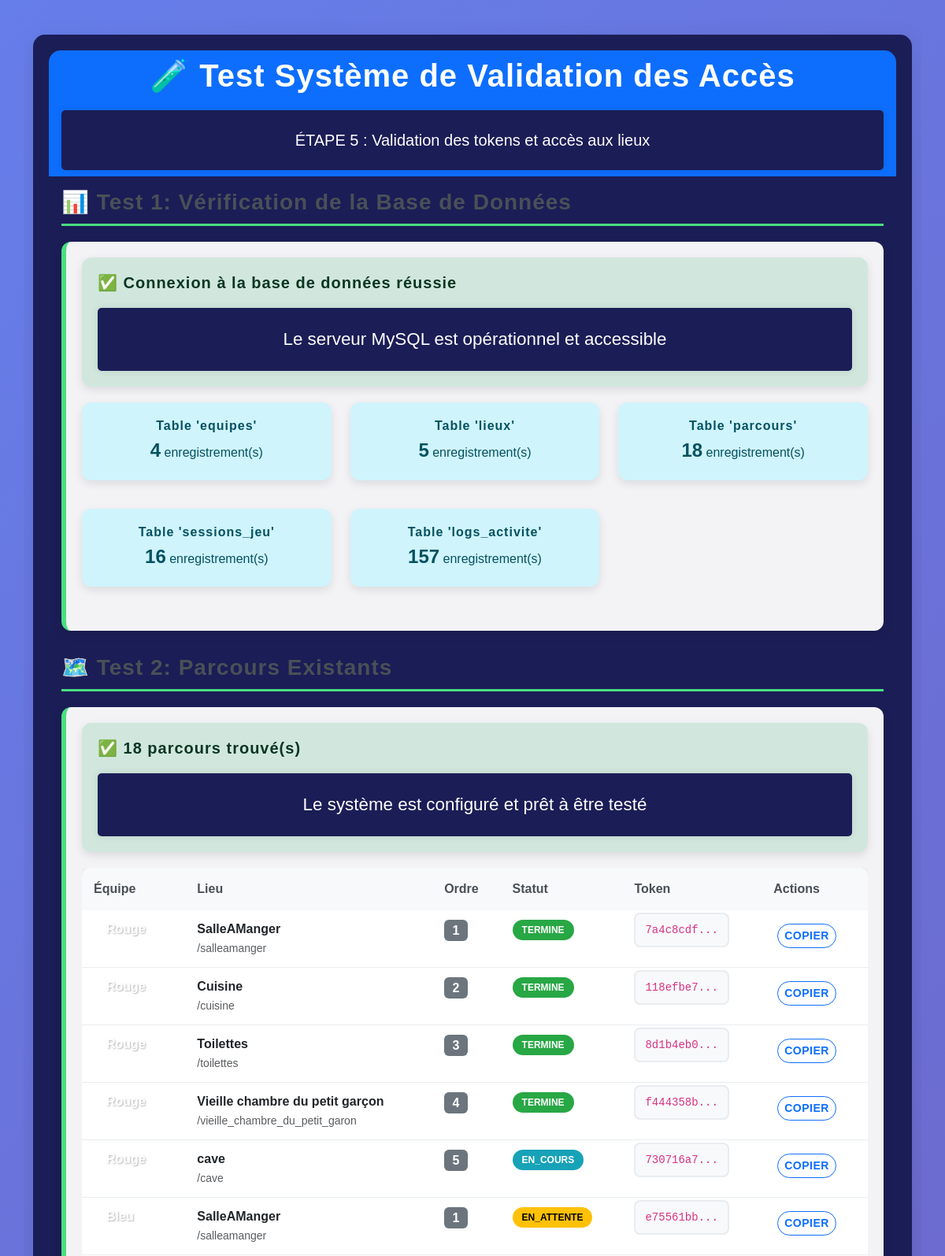
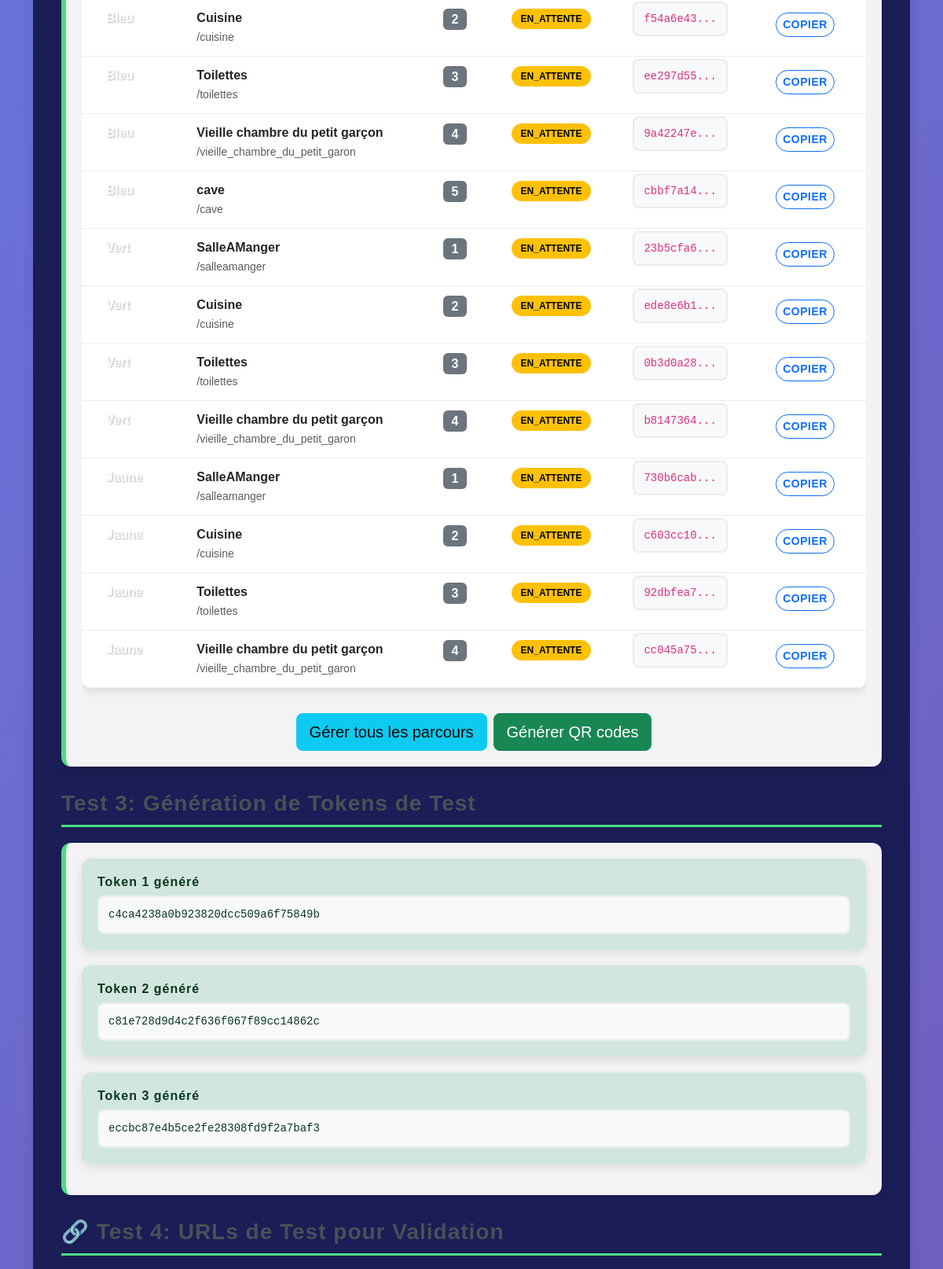
Screenshot of /scripts/test_access_validation.php (upper part) with the database file from the repository (2 pictures, top to bottom).
### tables this page shows
CREATE TABLE `parcours` (
  `id` int NOT NULL AUTO_INCREMENT,
  `equipe_id` int NOT NULL,
  `lieu_id` int NOT NULL,
  `ordre_visite` int NOT NULL COMMENT 'Ordre de visite pour cette équipe',
  `token_acces` varchar(255) NOT NULL COMMENT 'Token unique pour accéder au lieu',
  `qr_code_generer` tinyint(1) DEFAULT '0',
  `statut` enum('en_attente','en_cours','termine','echec','parcours_termine') DEFAULT 'en_attente',
  `temps_debut` timestamp NULL DEFAULT NULL COMMENT 'Début du timer',
  `temps_fin` timestamp NULL DEFAULT NULL COMMENT 'Fin du timer',
  `temps_ecoule` int DEFAULT '0' COMMENT 'Temps écoulé en secondes',
  `score_obtenu` int DEFAULT '0',
  `created_at` timestamp NULL DEFAULT CURRENT_TIMESTAMP,
  `updated_at` timestamp NULL DEFAULT CURRENT_TIMESTAMP ON UPDATE CURRENT_TIMESTAMP,
  PRIMARY KEY (`id`),
  UNIQUE KEY `token_acces` (`token_acces`),
  UNIQUE KEY `unique_equipe_lieu` (`equipe_id`,`lieu_id`),
  KEY `lieu_id` (`lieu_id`),
  KEY `idx_token` (`token_acces`),
  KEY `idx_statut` (`statut`),
  KEY `idx_ordre` (`ordre_visite`),
  CONSTRAINT `parcours_ibfk_1` FOREIGN KEY (`equipe_id`) REFERENCES `equipes` (`id`) ON DELETE CASCADE,
  CONSTRAINT `parcours_ibfk_2` FOREIGN KEY (`lieu_id`) REFERENCES `lieux` (`id`) ON DELETE CASCADE
);

CREATE TABLE `equipes` (
  `id` int NOT NULL AUTO_INCREMENT,
  `nom` varchar(50) NOT NULL,
  `couleur` varchar(20) NOT NULL,
  `mot_de_passe` varchar(255) NOT NULL,
  `statut` enum('active','inactive','terminee') DEFAULT 'active',
  `temps_total` int DEFAULT '0' COMMENT 'Temps total en secondes',
  `score` int DEFAULT '0',
  `created_at` timestamp NULL DEFAULT CURRENT_TIMESTAMP,
  `updated_at` timestamp NULL DEFAULT CURRENT_TIMESTAMP ON UPDATE CURRENT_TIMESTAMP,
  PRIMARY KEY (`id`),
  UNIQUE KEY `nom` (`nom`),
  KEY `idx_nom` (`nom`),
  KEY `idx_statut` (`statut`)
);

CREATE TABLE `lieux` (
  `id` int NOT NULL AUTO_INCREMENT,
  `nom` varchar(100) NOT NULL,
  `slug` varchar(100) NOT NULL COMMENT 'URL friendly',
  `description` text,
  `ordre` int DEFAULT '0' COMMENT 'Ordre dans le parcours',
  `temps_limite` int DEFAULT '300' COMMENT 'Temps limite en secondes',
  `enigme_requise` tinyint(1) DEFAULT '0',
  `statut` enum('actif','inactif') DEFAULT 'actif',
  `created_at` timestamp NULL DEFAULT CURRENT_TIMESTAMP,
  `updated_at` timestamp NULL DEFAULT CURRENT_TIMESTAMP ON UPDATE CURRENT_TIMESTAMP,
  `reponse_enigme` varchar(10) DEFAULT 'B' COMMENT 'Réponse correcte de l''énigme (A, B, C, D)',
  `enigme_texte` text COMMENT 'Texte de l''énigme',
  `options_enigme` json DEFAULT NULL COMMENT 'Options de réponse de l''énigme',
  `enigme_id` int DEFAULT NULL,
  `delai_indice` int DEFAULT '6' COMMENT 'Délai en minutes avant disponibilité de l''indice',
  PRIMARY KEY (`id`),
  UNIQUE KEY `nom` (`nom`),
  UNIQUE KEY `slug` (`slug`),
  KEY `idx_slug` (`slug`),
  KEY `idx_ordre` (`ordre`),
  KEY `idx_statut` (`statut`)
);

### scripts/test_access_validation.php (the view, shortened to what this page needs)
<?php
require_once '../config/connexion.php';
?>
<!DOCTYPE html>
<html lang="fr">
<head>
    <link href="https://cdn.jsdelivr.net/npm/bootstrap@5.3.0/dist/css/bootstrap.min.css" rel="stylesheet">
    <link rel="stylesheet" href="../styles/style.css">
</head>
<body>
    <div class="container mt-4">
        <div class="row">
            <div class="col-12">
                <div class="card">
                    <div class="card-header bg-primary text-white">
                        <h1 class="text-center mb-2">🧪 Test Système de Validation des Accès</h1>
                        <p class="text-center mb-0 fs-5">ÉTAPE 5 : Validation des tokens et accès aux lieux</p>
                    </div>
                    <div class="card-body">
                        <div class="test-section">
                            <h3 class="section-title">📊 Test 1: Vérification de la Base de Données</h3>
                            <div class="info-card">
                                <?php
                                try {
                                    $pdo->query("SELECT 1");
                                    echo "<div class='alert alert-success alert-custom'>";
                                    echo "<h5 class='mb-2'>✅ Connexion à la base de données réussie</h5>";
                                    echo "<p class='mb-0'>Le serveur MySQL est opérationnel et accessible</p>";
                                    echo "</div>";
                                    $tables = ['equipes', 'lieux', 'parcours', 'sessions_jeu', 'logs_activite'];
                                    echo "<div class='row'>";
                                    foreach ($tables as $table) {
                                        try {
                                            $stmt = $pdo->query("SELECT COUNT(*) FROM $table");
                                            $count = $stmt->fetchColumn();
                                            echo "<div class='col-md-4 mb-3'>";
                                            echo "<div class='alert alert-info alert-custom text-center'>";
                                            echo "<h6 class='mb-1'> Table '$table'</h6>";
                                            echo "<span class='fs-4 fw-bold'>$count</span> enregistrement(s)";
                                            echo "</div>";
                                            echo "</div>";
                                        } catch (Exception $e) {
                                            echo "<div class='col-md-4 mb-3'>";
                                            echo "<div class='alert alert-danger alert-custom text-center'>";
                                            echo "<h6 class='mb-1'>❌ Table '$table'</h6>";
                                            echo "<small>Erreur: " . $e->getMessage() . "</small>";
                                            echo "</div>";
                                            echo "</div>";
                                        }
                                    }
                                    echo "</div>";
                                } catch (Exception $e) {
                                    echo "<div class='alert alert-danger alert-custom'>";
                                    echo "<h5 class='mb-2'>❌ Erreur de connexion</h5>";
                                    echo "<p class='mb-0'>" . $e->getMessage() . "</p>";
                                    echo "</div>";
                                }
                                ?>
                            </div>
                        </div>
                        <div class="test-section">
                            <h3 class="section-title">🗺️ Test 2: Parcours Existants</h3>
                            <div class="info-card">
                                <?php
                                try {
                                    $stmt = $pdo->query("
                                        SELECT p.*, e.nom as equipe_nom, e.couleur as equipe_couleur,
                                               l.nom as lieu_nom, l.slug as lieu_slug, l.ordre
                                        FROM parcours p
                                        JOIN equipes e ON p.equipe_id = e.id
                                        JOIN lieux l ON p.lieu_id = l.id
                                        ORDER BY p.equipe_id, p.ordre_visite
                                        LIMIT 20
                                    ");
                                    $parcours = $stmt->fetchAll(PDO::FETCH_ASSOC);
                                    if ($parcours) {
                                        echo "<div class='alert alert-success alert-custom'>";
                                        echo "<h5 class='mb-2'>✅ " . count($parcours) . " parcours trouvé(s)</h5>";
                                        echo "<p class='mb-0'>Le système est configuré et prêt à être testé</p>";
                                        echo "</div>";
                                        echo "<div class='table-responsive'>";
                                        echo "<table class='table table-custom'>";
                                        echo "<thead>";
                                        echo "<tr>";
                                        echo "<th>Équipe</th>";
                                        echo "<th>Lieu</th>";
                                        echo "<th>Ordre</th>";
                                        echo "<th>Statut</th>";
                                        echo "<th>Token</th>";
                                        echo "<th>Actions</th>";
                                        echo "</tr>";
                                        echo "</thead>";
                                        echo "<tbody>";
                                        foreach ($parcours as $p) {
                                            $equipe_class = 'equipe-' . strtolower($p['equipe_couleur']);
                                            $statut_class = 'statut-' . $p['statut'];
                                            $token_short = substr($p['token_acces'], 0, 8) . '...';
                                            echo "<tr>";
                                            echo "<td><span class='equipe-badge $equipe_class'>" . htmlspecialchars($p['equipe_nom']) . "</span></td>";
                                            echo "<td><strong>" . htmlspecialchars($p['lieu_nom']) . "</strong><br><small class='text-muted'>/" . $p['lieu_slug'] . "</small></td>";
                                            echo "<td><span class='badge bg-secondary fs-6'>" . $p['ordre_visite'] . "</span></td>";
                                            echo "<td><span class='statut-badge $statut_class'>" . $p['statut'] . "</span></td>";
                                            echo "<td><code class='token-display'>$token_short</code></td>";
                                            echo "<td>";
                                            echo "<button class='btn btn-outline-primary btn-sm test-button' onclick='copyToClipboard(\"" . $p['token_acces'] . "\")'> Copier</button>";
                                            echo "</td>";
                                            echo "</tr>";
                                        }
                                        echo "</tbody></table>";
                                        echo "</div>";
                                        echo "<div class='mt-3 text-center'>";
                                        echo "<a href='../admin/parcours.php' class='btn btn-info btn-lg me-2'> Gérer tous les parcours</a>";
                                        echo "<a href='../admin/generate_qr.php' class='btn btn-success btn-lg'> Générer QR codes</a>";
                                        echo "</div>";
                                    }
                                } catch (Exception $e) {
                                    echo "<div class='alert alert-danger alert-custom'>";
                                    echo "<h5 class='mb-2'>❌ Erreur lors de la récupération des parcours</h5>";
                                    echo "<p class='mb-0'>" . $e->getMessage() . "</p>";
                                    echo "</div>";
                                }
                                ?>
                            </div>
                        </div>
                        <div class="test-section">
                            <h3 class="section-title"> Test 3: Génération de Tokens de Test</h3>
                            <div class="info-card">
                                <?php
                                for ($i = 1; $i <= 3; $i++) {
                                    $token = bin2hex(random_bytes(16));
                                    echo "<div class='alert alert-success alert-custom'>";
                                    echo "<h6 class='mb-2'> Token $i généré</h6>";
                                    echo "<div class='token-display'>$token</div>";
                                    echo "</div>";
                                }
                                ?>
                            </div>
                        </div>
                        <div class="test-section">
                            <h3 class="section-title">🔗 Test 4: URLs de Test pour Validation</h3>
                        </div>
                    </div>
                </div>
            </div>
        </div>
    </div>
</body>
</html>

### styles/style.css (style rules this page uses)
body { font-family: 'Space Grotesk', sans-serif; background-color: #f4f4f4; color: #333; margin: 0 0 100px 0; padding: 0; }
h1, h2, h3, h4, h5, h6 { font-family: 'Space Grotesk', sans-serif; font-weight: 700; letter-spacing: 1px; }
p , li { font-size: 1.4rem; line-height: 1.8; }
.container { overflow: hidden; }
.intro h2, p { background-color: #1B1D56; text-align: center; color: white; padding: 20px; margin: 20px 0; border-radius: 5px; box-shadow: 0 0 10px rgba(0,0,0,0.1); }
button { margin: 20px auto; background-color: #d6ae00; color :#1B1D56; padding: 15px 30px; border: none; border-radius: 5px; cursor: pointer; font-size: 1.2rem; transition: background-color 0.3s, color 0.3s; }
.card { background: #1B1D56; color: white; padding: 20px; border-radius: 5px; box-shadow: 0 0 10px rgba(0,0,0,0.1); margin: 20px 0; }
.commencer h2, p { background: #1B1D56; color: white; text-align: center; padding: 20px; margin: 20px 0; border-radius: 5px; }

### scripts/test_access_validation.php (style rules this page uses)
body { background: linear-gradient(135deg, #667eea 0%, #764ba2 100%); min-height: 100vh; color: #333; }
.card { border: none; box-shadow: 0 8px 32px rgba(0,0,0,0.1); border-radius: 15px; }
.card-header { border-radius: 15px 15px 0 0 !important; border-bottom: none; }
.test-section { margin-bottom: 30px; }
.token-display { background: #f8f9fa; padding: 12px; border-radius: 8px; font-family: 'Courier New', monospace; word-break: break-all; border: 2px solid #e9ecef; font-size: 14px; }
.equipe-badge { padding: 8px 16px; border-radius: 20px; font-weight: 600; color: white; text-shadow: 1px 1px 2px rgba(0,0,0,0.3); }
.statut-badge { padding: 6px 12px; border-radius: 15px; font-weight: 600; font-size: 12px; text-transform: uppercase; }
.statut-en_attente { background: #ffc107; color: #000; }
.statut-en_cours { background: #17a2b8; color: #fff; }
.statut-termine { background: #28a745; color: #fff; }
.info-card { background: rgba(255,255,255,0.95); border-radius: 12px; padding: 20px; margin-bottom: 20px; border-left: 6px solid #4ade80; box-shadow: 0 4px 12px rgba(0,0,0,0.1); }
.test-button { margin: 5px; border-radius: 25px; font-weight: 600; text-transform: uppercase; letter-spacing: 0.5px; }
.table-custom { background: white; border-radius: 12px; overflow: hidden; box-shadow: 0 4px 12px rgba(0,0,0,0.1); }
.table-custom th { background: #f8f9fa; border: none; padding: 15px; font-weight: 600; color: #495057; }
.table-custom td { padding: 12px 15px; border: none; border-bottom: 1px solid #e9ecef; }
.alert-custom { border-radius: 12px; border: none; padding: 20px; margin-bottom: 20px; box-shadow: 0 4px 12px rgba(0,0,0,0.1); }
.section-title { color: #495057; font-weight: 700; margin-bottom: 20px; padding-bottom: 10px; border-bottom: 3px solid #4ade80; }

### rows the page displays
parcours: equipe.nom "Rouge", lieu.nom "SalleAManger", lieu.slug "salleamanger", ordre_visite "1", statut "TERMINE", token_acces "7a4c8cdf..."
parcours: equipe.nom "Rouge", lieu.nom "Cuisine", lieu.slug "cuisine", ordre_visite "2", statut "TERMINE", token_acces "118efbe7..."
parcours: equipe.nom "Rouge", lieu.nom "Toilettes", lieu.slug "toilettes", ordre_visite "3", statut "TERMINE", token_acces "8d1b4eb0..."
parcours: equipe.nom "Rouge", lieu.nom "Vieille chambre du petit garçon", lieu.slug "vieille_chambre_du_petit_garon", ordre_visite "4", statut "TERMINE", token_acces "f444358b..."
parcours: equipe.nom "Rouge", lieu.nom "cave", lieu.slug "cave", ordre_visite "5", statut "EN_COURS", token_acces "730716a7..."
parcours: equipe.nom "Bleu", lieu.nom "SalleAManger", lieu.slug "salleamanger", ordre_visite "1", statut "EN_ATTENTE", token_acces "e75561bb..."
parcours: equipe.nom "Bleu", lieu.nom "Cuisine", lieu.slug "cuisine", ordre_visite "2", statut "EN_ATTENTE", token_acces "f54a6e43..."
parcours: equipe.nom "Bleu", lieu.nom "Toilettes", lieu.slug "toilettes", ordre_visite "3", statut "EN_ATTENTE", token_acces "ee297d55..."
parcours: equipe.nom "Bleu", lieu.nom "Vieille chambre du petit garçon", lieu.slug "vieille_chambre_du_petit_garon", ordre_visite "4", statut "EN_ATTENTE", token_acces "9a42247e..."
parcours: equipe.nom "Bleu", lieu.nom "cave", lieu.slug "cave", ordre_visite "5", statut "EN_ATTENTE", token_acces "cbbf7a14..."
parcours: equipe.nom "Vert", lieu.nom "SalleAManger", lieu.slug "salleamanger", ordre_visite "1", statut "EN_ATTENTE", token_acces "23b5cfa6..."
parcours: equipe.nom "Vert", lieu.nom "Cuisine", lieu.slug "cuisine", ordre_visite "2", statut "EN_ATTENTE", token_acces "ede8e6b1..."
parcours: equipe.nom "Vert", lieu.nom "Toilettes", lieu.slug "toilettes", ordre_visite "3", statut "EN_ATTENTE", token_acces "0b3d0a28..."
parcours: equipe.nom "Vert", lieu.nom "Vieille chambre du petit garçon", lieu.slug "vieille_chambre_du_petit_garon", ordre_visite "4", statut "EN_ATTENTE", token_acces "b8147364..."
parcours: equipe.nom "Jaune", lieu.nom "SalleAManger", lieu.slug "salleamanger", ordre_visite "1", statut "EN_ATTENTE", token_acces "730b6cab..."
parcours: equipe.nom "Jaune", lieu.nom "Cuisine", lieu.slug "cuisine", ordre_visite "2", statut "EN_ATTENTE", token_acces "c603cc10..."
parcours: equipe.nom "Jaune", lieu.nom "Toilettes", lieu.slug "toilettes", ordre_visite "3", statut "EN_ATTENTE", token_acces "92dbfea7..."
parcours: equipe.nom "Jaune", lieu.nom "Vieille chambre du petit garçon", lieu.slug "vieille_chambre_du_petit_garon", ordre_visite "4", statut "EN_ATTENTE", token_acces "cc045a75..."

### other values shown
$table "equipes"
$count "4"
$table "lieux"
$count "5"
$table "parcours"
$count "18"
$table "sessions_jeu"
$count "16"
$table "logs_activite"
$count "157"
count($parcours) "18"
$token "c4ca4238a0b923820dcc509a6f75849b"
$token "c81e728d9d4c2f636f067f89cc14862c"
$token "eccbc87e4b5ce2fe28308fd9f2a7baf3"
